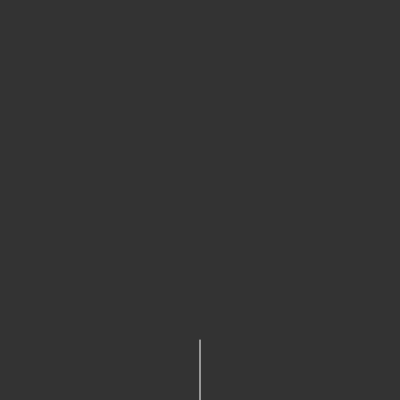
Frame 1 (no input)
Frame 60 (no input): identical to frame 1, image omitted
Frame 120 (the mouse pressed at the canvas centre since frame 60): identical to frame 1, image omitted

The p5.js sketch that drew this single still picture (run headless with seeded random() and noise() and a simulated clock; from frame 60 on, the mouse is pressed at the canvas centre):

// p5.js sketch
// ── sketch.js
var tree =[];
var leaves = [];
var count =0;
function setup() {
  createCanvas(400,400);
  var a = createVector(width / 2,height);
  var b = createVector(width / 2,height - 60);
  var root = new Branch(a, b);
  
  tree[0] = root
  
}

   function touchMoved() {
   for(var i = tree.length -1; i >= 0; i--) {
     if (!tree[i].finished) {
      tree.push(tree[i].branchA());
      tree.push(tree[i].branchB());
     }
     tree[i].finished = true;
   }
   
   count++;
   
   if (count == 12) {
     for (var i = 0; i < tree.length; i++){
            if (!tree[i].finished){
              var leaf = tree[i].end.copy();
              leaves.push(leaf);
              tree[i].finished = true;
        
     }
     
   }
 }
}
function draw() {
  background(51);

  for (var i = 0; i < tree.length; i++) {
    tree[i].show();
  }
  
   for (var i = 0; i < leaves.length; i++) {
   fill(255,0,100);
   ellipse(leaves[i].x, leaves[i].y ,2 ,2);
  }
    
}
// ── branch.js
function Branch(begin, end){
  this.begin = begin;
  this.end = end;
  this.finished = false;
  
  this.show = function () {
    stroke(255);
    line(this.begin.x, this.begin.y, this.end.x, this.end.y);
  }
  
  this.branchA = function() {
    var dir = p5.Vector.sub(this.end, this.begin);
    dir.rotate(PI / 6.5);
    dir.mult(0.80);
    var newEnd = p5.Vector.add(this.end, dir);
    var b = new Branch(this.end, newEnd);
    return b;
  }
  
  this.branchB = function() {
    var dir = p5.Vector.sub(this.end, this.begin);
    dir.rotate(-PI / 6.5);
    dir.mult(0.80);
    var newEnd = p5.Vector.add(this.end, dir);
    var b = new Branch(this.end, newEnd);
    return b;
  }
  
  
}
